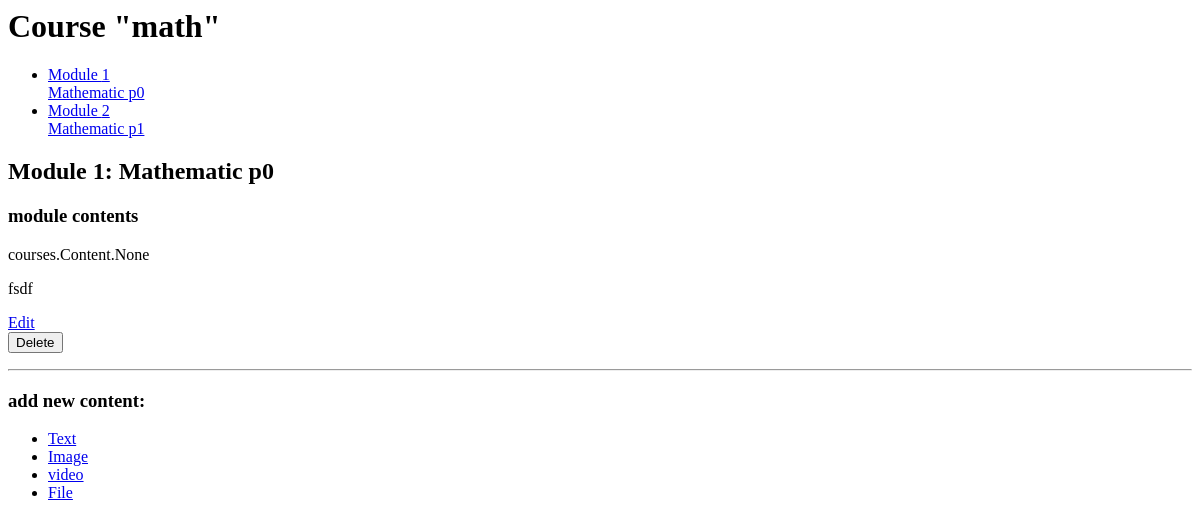
The page /course/module/9/ (signed in) on the database as committed earlier.
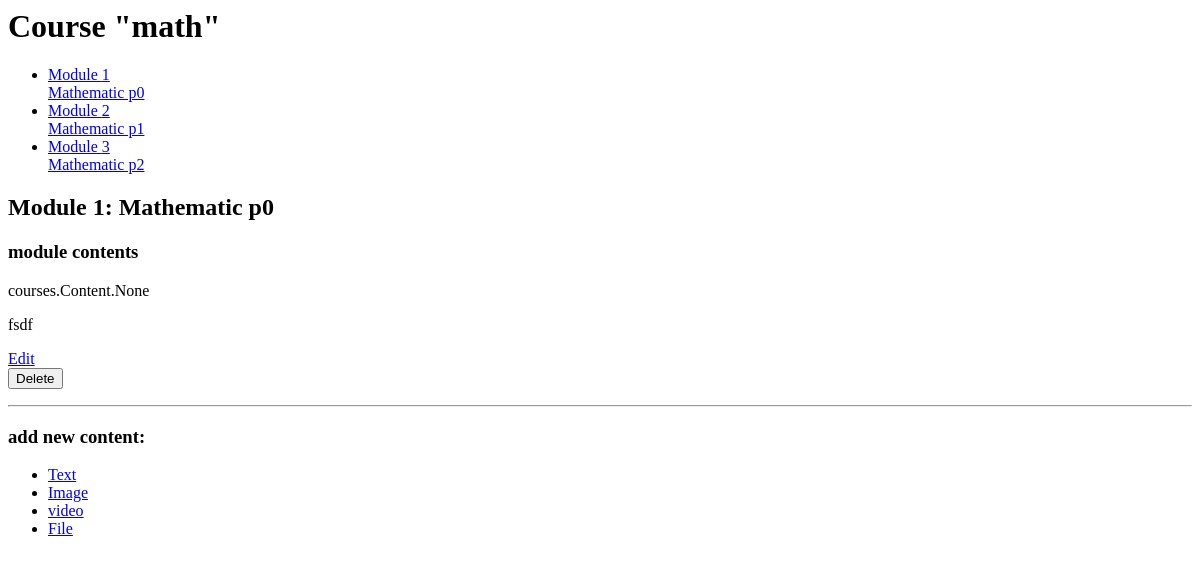
The same page on the database as committed later.
### courses/models.py (models this page shows, shortened)
class Module(models.Model):
    course      = models.ForeignKey(Course, related_name='modules', on_delete=models.CASCADE)
    title       = models.CharField(max_length=200)
    description = models.TextField(blank = True)
    order       = OrderField(blank=True, for_fields=['course'])
    class Meta:
        ordering = ['order']

class Content(models.Model):
    class Meta:
        ordering = ['order']
    module      = models.ForeignKey(Module, related_name='contents' , on_delete=models.CASCADE)
    order       = OrderField(blank=True, for_fields=['module'])
    content_type= models.ForeignKey(ContentType,
                                limit_choices_to = {'model__in':('text', 'video', 'image', 'file')},
                                on_delete=models.CASCADE)
    object_id   = models.PositiveIntegerField()
    item        = GenericForeignKey('content_type', 'object_id')

class ItemBase(models.Model):
    owner       = models.ForeignKey(User, related_name="%(class)s_related", on_delete=models.CASCADE)
    title       = models.CharField(max_length = 250)
    created     = models.DateTimeField(auto_now_add = True)
    updated     = models.DateTimeField(auto_now = True)
    class Meta:
        abstract = True
    def __str__(self):
        return self.title

class Image(ItemBase):
    file     = models.FileField(upload_to='images')

### courses/views.py (the view)
# urls.py: path('module/<int:module_id>/', views.ModuleContentListView.as_view(), name='module_content_list'),
class ModuleContentListView(TemplateResponseMixin, View):
    template_name = 'courses/manage/module/content_list.html'
    def get(self, request, module_id):
        module = get_object_or_404(Module, id = module_id, course__owner = request.user)
        return self.render_to_response({'module': module})

### courses/templatetags/course.py (called while the page is built)
@register.filter
def model_name(obj):
    try:
        return obj._meta.model_name
    except AttrbuteError:
        return None

### courses/templates/courses/manage/module/content_list.html (shortened to what this page needs)
{% load course %}
<div class="">
  {% with course=module.course %}
    <h1>Course "{{ course.title}}"</h1>
    <ul>
      {% for m in course.modules.all %}
        <li data-id="{{ m.id }}" >
          <a href="{% url 'courses:module_content_list' module_id=m.id %}">
            <span>
              Module <span>{{ m.order| add:1 }}</span>
            </span>
            <br>
            {{ m.title }}
          </a>
        </li>
      {% empty %}
        <li>no modueks yet</li>
      {% endfor %}
  </ul>
  <div class="">
    <h2>Module {{ module.order|add:1 }}: {{module.title}}</h2>
    <h3>module contents</h3>
    <div class="">
      {{ module.contents }}
      {% for content in module.contents.all %}
        <div class="" data-id="{{ content.id }}">
          {% with item=content.item %}
            <p>{{ item }}</p>
            <a href="{% url 'courses:module_content_update' module_id=module.id model_name=item|model_name id=item.id %}">Edit</a>
            <form class="" action="{% url 'courses:module_content_delete' id=content.id %}" method="post">
                <input type="submit" name="" value="Delete">
            </form>
          {% endwith %}
        </div>
        {% empty %}
          <p>this module has no content yet.</p>
        {% endfor %}
    </div>
    <hr>
    <h3>add new content:</h3>
    <ul>
      <li><a href="{% url 'courses:module_content_create' module_id=module.id model_name='text' %}">Text</a></li>
      <li><a href="{% url 'courses:module_content_create' module_id=module.id model_name='image' %}">Image</a></li>
      <li><a href="{% url 'courses:module_content_create' module_id=module.id  model_name='video' %}">video</a></li>
      <li><a href="{% url 'courses:module_content_create' module_id=module.id  model_name='file' %}">File</a></li>
    </ul>
  </div>
  {% endwith %}
</div>

Rows that differ between the two databases and show on the page:
added Module: order|add "3", title "Mathematic p2"
